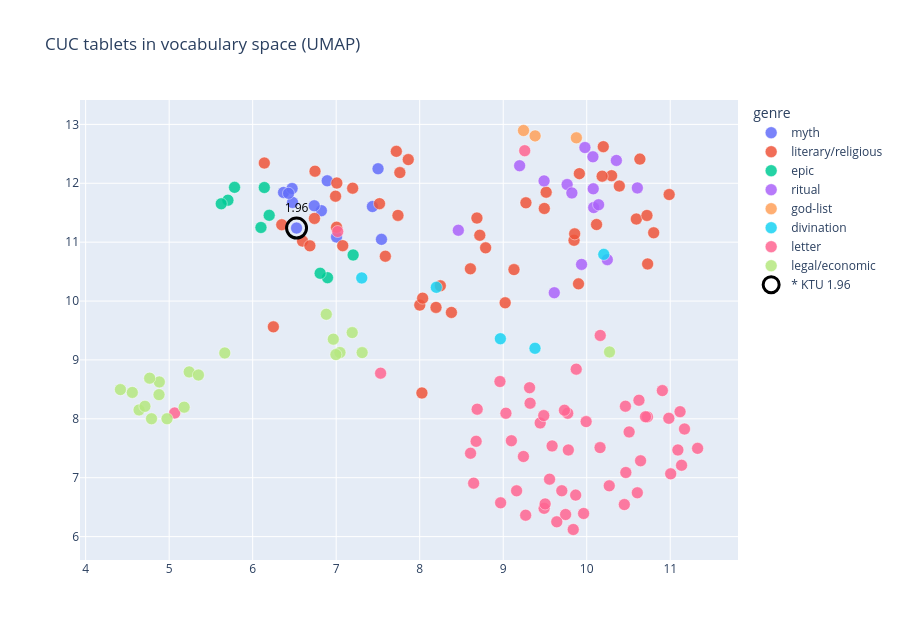

The cell this chart's notebook holds for it:
### Markdown cell above
## Visualizing the Map in 2D
Colours are the genres. Do they land in separate regions on their own?

### Code cell
# ✍️ Spotlight one tablet — change this and re-run THIS cell.
# Refer to a tablet by KTU number, excavation (RS) number, or part of its title:
#   "KTU 1.96"   "RS 3.341"   "1.4"   "Baal"   "letter"
HIGHLIGHT = "KTU 1.96"   # contested genre: filed as "myth", but maybe an evil-eye charm — see the note below

import plotly.express as px

df = cuc_frame(sample, x=xy[:, 0], y=xy[:, 1])
fig = px.scatter(df, x="x", y="y", color="genre",
                 title=f"CUC tablets in vocabulary space ({METHOD})",
                 **hover_config())
fig.update_traces(marker=dict(size=12, opacity=0.85, line=dict(width=0.5, color="white")))
fig.update_layout(height=640, legend_title_text="genre", xaxis_title="", yaxis_title="")
spotlight(fig, df, HIGHLIGHT)
fig.show()

### Figure 1 — Plotly figure (JSON) as saved in the notebook; plotly's stock layout.template omitted (floating-point values rounded to 4 significant figures; data arrays with more than 128 entries replaced by an {"elided": "..."} marker saying what was removed)
{"data": [{"customdata": [["Baal Myth First Tablet", "myth", "myth", 468, "KTU 1.1 II 1: [ḥšk . ʿṣk . ʿbṣk . ʿ]my . pʿnk<br>KTU 1.1 II 2: [tlsmn . ʿmy . twt]ḥ . išdk<br>KTU 1.1 II 3: [tk . ḫršn]r . [t]ḥmk . w št"], ["Baal Myth Second Tablet", "myth", "myth", 872, "KTU 1.2 I 1: x<br>KTU 1.2 I 2: k ṯb . x<br>KTU 1.2 I 3: at . ypʿt . b a"], ["Baal Myth Third Tablet", "myth", "myth", 1175, "KTU 1.3 I 1: al . tġl[ . ]bd[xxxxx]<br>KTU 1.3 I 2: p rdmn . ʿbd . ali[yn]<br>KTU 1.3 I 3: bʿl . sid . zbl . bʿl"], ["Baal Myth Fourth Tablet", "myth", "myth", 1622, "KTU 1.4 I 1: <br>KTU 1.4 I 2: y<br>KTU 1.4 I 3: "], ["Baal Myth Fifth Tablet", "myth", "myth", 665, "KTU 1.5 I 1: k tmḫṣ . ltn . bṯn . brḥ<br>KTU 1.5 I 2: tkly . bṯn . ʿqltn . š<br>KTU 1.5 I 3: šlyṭ . d . šbʿt . rašm"], ["Baal Myth Sixth Tablet", "myth", "myth", 1008, "KTU 1.6 I 1: l bʿl<br>KTU 1.6 I 2: ġr . b abn . td . psltm[ . b] [yʿr]<br>KTU 1.6 I 3: thdy . lḥm . w dqn . t[ṯ]l[ṯ]"], ["Shachar and Shalim and the Gracious Gods", "myth", "myth", 532, "KTU 1.23 I 1: iqra . ilm . nʿ[mm]<br>KTU 1.23 I 2: w ysmm . bn . šp<br>KTU 1.23 I 3: ytnm . qrt . l ʿly"], ["Nikkal and the Kotharat", "myth", "myth", 222, "KTU 1.24 I 1: ašr . nkl w ib . <br>KTU 1.24 I 2: ḫrḫb . mlk . qẓ . ḫrḫb . m<br>KTU 1.24 I 3: lk . aġzt . b srr . špš"], ["Myth", "myth", "myth", 141, "KTU 1.92 I 1: d ṯbil<br>KTU 1.92 I 2: ʿṯtrt ṣwd[t]<br>KTU 1.92 I 3: tlk b mdbr"], ["Incantation against Evil Eye", "myth", "myth", 58, "KTU 1.96 I 1: ʿnn . hlkt . w šnwt<br>KTU 1.96 I 2: tp . aḫh . k nʿm . aḫh . xxx<br>KTU 1.96 I 3: k ysmsm . tspi . širh"], ["Snake Bite Incantation", "myth", "myth", 481, "KTU 1.100 I 1: um . pḥl . pḥlt . bt . ʿn . bt . abn . bt . šmm . w thm<br>KTU 1.100 I 2: qrit . l špš . umh . špš . um . ql . bl . ʿm<br>KTU 1.100 I 3: il . mbk nhrm . b ʿdt . thmtm"], ["Incantation for Medical Treatment", "myth", "myth", 160, "KTU 1.114 I 1: il dbḥ . b bth . mṣd . ṣd . b qrb<br>KTU 1.114 I 2: hklh . ṣḥ . l qṣ . ilm . tlḥmn<br>KTU 1.114 I 3: ilm . w tštn . tštn ynʿd šbʿ"]], "hovertemplate": "<b>%{hovertext}</b><br><br>Genre=%{customdata[1]}<br>Title=%{customdata[0]}<br>KTU genre=%{customdata[2]}<br>Words=%{customdata[3]}<br>Text=%{customdata[4]}<extra></extra>", "hovertext": ["KTU 1.1", "KTU 1.2", "KTU 1.3", "KTU 1.4", "KTU 1.5", "KTU 1.6", "KTU 1.23", "KTU 1.24", "KTU 1.92", "KTU 1.96", "KTU 1.100", "KTU 1.114"], "legendgroup": "myth", "marker": {"color": "#636efa", "line": {"color": "white", "width": 0.5}, "opacity": 0.85, "size": 12, "symbol": "circle"}, "mode": "markers", "name": "myth", "orientation": "v", "showlegend": true, "type": "scatter", "x": [6.893, 6.37, 6.823, 7.004, 6.478, 6.472, 7.542, 6.429, 6.737, 6.525, 7.434, 7.501], "xaxis": "x", "y": [12.04, 11.84, 11.53, 11.09, 11.67, 11.91, 11.05, 11.83, 11.62, 11.24, 11.6, 12.25], "yaxis": "y"}, {"customdata": {"elided": "48x5 mixed values"}, "hovertemplate": "<b>%{hovertext}</b><br><br>Genre=%{customdata[1]}<br>Title=%{customdata[0]}<br>KTU genre=%{customdata[2]}<br>Words=%{customdata[3]}<br>Text=%{customdata[4]}<extra></extra>", "hovertext": ["KTU 1.7", "KTU 1.27", "KTU 1.45", "KTU 1.48", "KTU 1.49", "KTU 1.50", "KTU 1.65", "KTU 1.67", "KTU 1.69", "KTU 1.71", "KTU 1.72", "KTU 1.73", "KTU 1.79", "KTU 1.81", "KTU 1.82", "KTU 1.83", "KTU 1.84", "KTU 1.85", "KTU 1.86", "KTU 1.90", "KTU 1.91", "KTU 1.94", "KTU 1.97", "KTU 1.101", "KTU 1.104", "KTU 1.107", "KTU 1.108", "KTU 1.111", "KTU 1.113", "KTU 1.115", "KTU 1.116", "KTU 1.117", "KTU 1.126", "KTU 1.127", "KTU 1.133", "KTU 1.136", "KTU 1.139", "KTU 1.147", "KTU 1.149", "KTU 1.162", "KTU 1.166", "KTU 1.169", "KTU 1.171", "KTU 1.172", "KTU 1.173", "KTU 1.175", "KTU 1.176", "KTU 1.179"], "legendgroup": "literary/religious", "marker": {"color": "#EF553B", "line": {"color": "white", "width": 0.5}, "opacity": 0.85, "size": 12, "symbol": "circle"}, "mode": "markers", "name": "literary/religious", "orientation": "v", "showlegend": true, "type": "scatter", "x": [6.992, 9.514, 8.027, 9.272, 10.12, 9.848, 7.863, 9.129, 8.789, 8.247, 8.001, 9.856, 8.685, 9.492, 6.348, 6.746, 8.72, 8.195, 8.38, 9.901, 6.248, 7.589, 8.035, 7.008, 9.023, 7.519, 7.763, 10.59, 7.72, 10.39, 10.8, 7.197, 10.3, 10.99, 6.597, 10.72, 10.64, 7.078, 10.73, 9.912, 6.14, 7.005, 10.18, 7.74, 10.2, 8.607, 6.74, 6.685], "xaxis": "x", "y": [11.78, 11.85, 8.439, 11.67, 11.3, 11.03, 12.4, 10.53, 10.9, 10.26, 9.931, 11.14, 11.41, 11.57, 11.3, 12.2, 11.12, 9.892, 9.806, 10.29, 9.562, 10.76, 10.05, 12.0, 9.97, 11.65, 12.18, 11.39, 12.54, 11.95, 11.16, 11.92, 12.13, 11.81, 11.02, 11.45, 12.41, 10.94, 10.63, 12.16, 12.34, 11.25, 12.12, 11.45, 12.62, 10.55, 11.4, 10.94], "yaxis": "y"}, {"customdata": [["Keret Legend First Tablet", "epic", "epic", 1054, "KTU 1.14 I 1: l krt<br>KTU 1.14 I 2: [xxxx] . mlk<br>KTU 1.14 I 3: [xxxxx]m . k"], ["Keret Legend Second Tablet", "epic", "epic", 449, "KTU 1.15 I 1: rġb . yd . mṯkt<br>KTU 1.15 I 2: mẓma . yd . mṯkt<br>KTU 1.15 I 3: tṯṯkrnn . ʿbdn"], ["Kirta Legend", "epic", "epic", 928, "KTU 1.16 I 1: l krt<br>KTU 1.16 I 2: k klb . b btk . nʿtq . k inr<br>KTU 1.16 I 3: ap . ḫštk . ap . ab . ik mtm"], ["Aqhat Legend First Tablet", "epic", "epic", 1000, "KTU 1.17 I 1: [dnil . mt . rp]i . apnk . [u]zr<br>KTU 1.17 I 2: [ilm . dnil . ]uzr . ilm . ylḥm . <br>KTU 1.17 I 3: [uzr . yšqy . ]bn . qdš . yd"], ["Aqhat Legend", "epic", "epic", 358, "KTU 1.18 I 1: [xxxxxxxxxxxxxxxxxxx]<br>KTU 1.18 I 2: [xxxxxxxxxxxxxxxxxxx]<br>KTU 1.18 I 3: [xxxxxxxxxxxxxxxxxxx]"], ["Aqhat Legend Third Tablet", "epic", "epic", 1151, "KTU 1.19 I 1: [l] aqht<br>KTU 1.19 I 2: tkrb . x[xxxxx]x . l qrb[ . q]mdym . <br>KTU 1.19 I 3: tql . ʿ[nt] [xxxxxx]xlb . tṯbr"], ["Rapiuma Legend", "epic", "epic", 88, "KTU 1.20 I 1: [r]pum . tdbḥn<br>KTU 1.20 I 2: bʿd . ilnym<br>KTU 1.20 I 3:  . km tmtm"], ["Rapiuma Legend", "epic", "epic", 54, "KTU 1.21 II 1: mrzʿy . lk bty<br>KTU 1.21 II 2: [b]ty . aṣḥkm . iqra<br>KTU 1.21 II 3: [h]kly . aṯrh . rpum"], ["Rapiuma Legend", "epic", "epic", 249, "KTU 1.22 I 1: šmrn . xx<br>KTU 1.22 I 2: h . hn bnk . hn x<br>KTU 1.22 I 3: bn bn . aṯrk . hn[ . ]ġz[r] [xx]xd"]], "hovertemplate": "<b>%{hovertext}</b><br><br>Genre=%{customdata[1]}<br>Title=%{customdata[0]}<br>KTU genre=%{customdata[2]}<br>Words=%{customdata[3]}<br>Text=%{customdata[4]}<extra></extra>", "hovertext": ["KTU 1.14", "KTU 1.15", "KTU 1.16", "KTU 1.17", "KTU 1.18", "KTU 1.19", "KTU 1.20", "KTU 1.21", "KTU 1.22"], "legendgroup": "epic", "marker": {"color": "#00cc96", "line": {"color": "white", "width": 0.5}, "opacity": 0.85, "size": 12, "symbol": "circle"}, "mode": "markers", "name": "epic", "orientation": "v", "showlegend": true, "type": "scatter", "x": [6.896, 6.808, 7.203, 6.099, 6.198, 6.139, 5.703, 5.783, 5.624], "xaxis": "x", "y": [10.4, 10.47, 10.78, 11.25, 11.46, 11.93, 11.71, 11.93, 11.65], "yaxis": "y"}, {"customdata": [["List of offerings with names of gods", "ritual", "ritual", 140, "KTU 1.39 I 1: dqt . ṯʿ . ynt . ṯʿm . dqt . ṯʿm<br>KTU 1.39 I 2: mtntm w kbd . alp . š . l il<br>KTU 1.39 I 3: gdlt . ilhm . kṯkmn . w šnm . dqt"], ["Expiatory Ritual", "ritual", "ritual", 436, "KTU 1.40 I 1: w npy<br>KTU 1.40 I 2: [w] npy . u[grt]<br>KTU 1.40 I 3: y . ulp . "], ["Vintage Ritual", "ritual", "ritual", 346, "KTU 1.41 I 1: b yrḫ . [riš] [yn . b] [ym . ḥdṯ]<br>KTU 1.41 I 2: šmtr . [uṯkl . l] [il . šlmm]<br>KTU 1.41 I 3: b ṯlṯṯ ʿ[šrt . yrtḫṣ . mlk . brr]"], ["Palace Ritual Sacrifice", "ritual", "ritual", 118, "KTU 1.43 I 1: k tʿrb . ʿṯtrt . ḫr . gb<br>KTU 1.43 I 2: bt mlk . ʿšr . ʿšr . b gb . bt . ilm<br>KTU 1.43 I 3: kbkbm . x trmt . "], ["Ritual Purification", "ritual", "ritual", 131, "KTU 1.46 I 1: [b] [ym] [ḥd]ṯ . slḫ . npš . ṯʿ w[ṯn] kbdm<br>KTU 1.46 I 2: [šl]mm . ṯn šm . w alp . l[dg]n<br>KTU 1.46 I 3: š . il š . bʿl š . dgn š"], ["A list of sacrifices beginning with the month Ra'shu-yeni", "ritual", "ritual", 348, "KTU 1.87 I 1: [b] [y]rḫ . rišyn . b ym . ḥdṯ<br>KTU 1.87 I 2: [šmt]r . uṯlkl . l il . šlmm<br>KTU 1.87 I 3: b[ṯlṯt] . ʿšrt . yrtḥṣ . mlk"], ["A list of sacrifices", "ritual", "ritual", 111, "KTU 1.105 I 1: [b] ġb . ršp mhbn š<br>KTU 1.105 I 2: šrp . w ṣp ḫršḫ<br>KTU 1.105 I 3: ʿlm . b ġb ḫyr"], ["A list of sacrifices", "ritual", "ritual", 122, "KTU 1.106 I 1: l ršp . ḥgb . ʿṣrm<br>KTU 1.106 I 2: l inš . ilm . šrp<br>KTU 1.106 I 3: ydbil . gdlt . ya"], ["List of Sacrifices", "ritual", "ritual", 170, "KTU 1.109 I 1: b arbʿt . ʿšr[t]<br>KTU 1.109 I 2: yrtḥṣ . mlk . b[rr]<br>KTU 1.109 I 3: b ym . mlat"], ["List of Sacrifices", "ritual", "ritual", 149, "KTU 1.112 I 1: b yrḫ . ḫy[r . b] [ym]<br>KTU 1.112 I 2: ḥdṯ . ḫḏrġl . x[xxx]<br>KTU 1.112 I 3: ṯn šm . ḫmnh . w ṯql"], ["Ritual Calendar for the Month of Ibaalat and Another Month and a Prayer for Ugarit under Siege", "ritual", "ritual", 176, "KTU 1.119 I 1: b yrḫ . ibʿlt . b ym[ . ]šbʿ<br>KTU 1.119 I 2: š . l bʿl . rʿkt . b[xx] [xxx] [xx]<br>KTU 1.119 I 3: w bt . bʿl . ugrt[ . xx] . š[xx]y"], ["A list of sacrifices", "ritual", "ritual", 93, "KTU 1.130 I 1: x<br>KTU 1.130 I 2: [l] š x<br>KTU 1.130 I 3: l bʿl š"], ["Offerings to Hurrian gods", "ritual", "ritual", 74, "KTU 1.132 I 1: b tšʿ ʿšrh<br>KTU 1.132 I 2: trbd . ʿrš[ . ]pd<br>KTU 1.132 I 3: ry . b bt . mlk"], ["Royal Funerary Text", "ritual", "ritual", 134, "KTU 1.161 I 1: spr . dbḥ . ẓlm<br>KTU 1.161 I 2: qritm . rpim . a[rṣ]<br>KTU 1.161 I 3: qbitm . qbṣ . dd[n]"], ["KTU 1.168", "ritual", "ritual", 54, "KTU 1.168 I 1: [i]d . yph . mlk . ršp . <br>KTU 1.168 I 2: ḥgb . ap . w npš<br>KTU 1.168 I 3: ksp . w ḫrṣ . kmm"]], "hovertemplate": "<b>%{hovertext}</b><br><br>Genre=%{customdata[1]}<br>Title=%{customdata[0]}<br>KTU genre=%{customdata[2]}<br>Words=%{customdata[3]}<br>Text=%{customdata[4]}<extra></extra>", "hovertext": ["KTU 1.39", "KTU 1.40", "KTU 1.41", "KTU 1.43", "KTU 1.46", "KTU 1.87", "KTU 1.105", "KTU 1.106", "KTU 1.109", "KTU 1.112", "KTU 1.119", "KTU 1.130", "KTU 1.132", "KTU 1.161", "KTU 1.168"], "legendgroup": "ritual", "marker": {"color": "#ab63fa", "line": {"color": "white", "width": 0.5}, "opacity": 0.85, "size": 12, "symbol": "circle"}, "mode": "markers", "name": "ritual", "orientation": "v", "showlegend": true, "type": "scatter", "x": [10.35, 8.462, 9.765, 9.938, 9.978, 10.08, 10.08, 10.14, 10.07, 9.489, 9.197, 9.822, 10.61, 9.611, 10.25], "xaxis": "x", "y": [12.39, 11.2, 11.98, 10.62, 12.61, 11.59, 11.91, 11.63, 12.45, 12.04, 12.3, 11.84, 11.92, 10.14, 10.7], "yaxis": "y"}, {"customdata": [["Pantheon list of gods of Ugarit", "god-list", "god-list", 43, "KTU 1.47 I 1: il . ṣpn<br>KTU 1.47 I 2: ilib<br>KTU 1.47 I 3: il"], ["List (gods), list (names)", "god-list", "god-list", 34, "KTU 1.102 I 1: il bt<br>KTU 1.102 I 2: ušḫry<br>KTU 1.102 I 3: ym . bʿl"], ["Deity List", "god-list", "god-list", 40, "KTU 1.118 I 1: ilidb<br>KTU 1.118 I 2: il<br>KTU 1.118 I 3: dgn"]], "hovertemplate": "<b>%{hovertext}</b><br><br>Genre=%{customdata[1]}<br>Title=%{customdata[0]}<br>KTU genre=%{customdata[2]}<br>Words=%{customdata[3]}<br>Text=%{customdata[4]}<extra></extra>", "hovertext": ["KTU 1.47", "KTU 1.102", "KTU 1.118"], "legendgroup": "god-list", "marker": {"color": "#FFA15A", "line": {"color": "white", "width": 0.5}, "opacity": 0.85, "size": 12, "symbol": "circle"}, "mode": "markers", "name": "god-list", "orientation": "v", "showlegend": true, "type": "scatter", "x": [9.382, 9.876, 9.243], "xaxis": "x", "y": [12.8, 12.77, 12.9], "yaxis": "y"}, {"customdata": [["Malformed Animal Fetuses", "divination", "divination", 333, "KTU 1.103 I 1: ṯknt ṣin . [k] [t]ld at . abn . madtn tqln b ḥwt<br>KTU 1.103 I 2: ʿlh nḥ[š . ]yaṯr yld . bhmth tʿṭpn<br>KTU 1.103 I 3: gm šš[xx . rġ]bn ykn b ḥwt"], ["Protocol for Necromancy", "divination", "divination", 64, "KTU 1.124 I 1: k ymġy . adn<br>KTU 1.124 I 2: ilm . rbm . ʿm dtn<br>KTU 1.124 I 3: w yšal . mṯpẓ . yld"], ["Omen (shumma izbu)", "divination", "divination", 31, "KTU 1.140 I 1: k t[ld] [aṯt]<br>KTU 1.140 I 2: ḥw[t]<br>KTU 1.140 I 3: k tld[aṯt]"], ["KTU 1.163", "divination", "divination", 81, "KTU 1.163 I 1: [hm . xxxxxxxx]x . l x[xxxx]xx . bhm[tn . ]tḫlq<br>KTU 1.163 I 2: [hm . yrḫ] [xxx] . b ḥdṯ yrḫ . bnšm<br>KTU 1.163 I 3: [xxxxxxxx]n . thbẓn"], ["KTU 1.164", "divination", "divination", 74, "KTU 1.164 I 1: id . ydbḥ . mlk b ḫmn<br>KTU 1.164 I 2: [xx]ś[x] . w šinm . l yšt<br>KTU 1.164 I 3: [i]d . ydbḥ . mlk . l ilib"]], "hovertemplate": "<b>%{hovertext}</b><br><br>Genre=%{customdata[1]}<br>Title=%{customdata[0]}<br>KTU genre=%{customdata[2]}<br>Words=%{customdata[3]}<br>Text=%{customdata[4]}<extra></extra>", "hovertext": ["KTU 1.103", "KTU 1.124", "KTU 1.140", "KTU 1.163", "KTU 1.164"], "legendgroup": "divination", "marker": {"color": "#19d3f3", "line": {"color": "white", "width": 0.5}, "opacity": 0.85, "size": 12, "symbol": "circle"}, "mode": "markers", "name": "divination", "orientation": "v", "showlegend": true, "type": "scatter", "x": [9.38, 8.199, 8.966, 7.306, 10.2], "xaxis": "x", "y": [9.197, 10.23, 9.36, 10.39, 10.79], "yaxis": "y"}, {"customdata": {"elided": "54x5 mixed values"}, "hovertemplate": "<b>%{hovertext}</b><br><br>Genre=%{customdata[1]}<br>Title=%{customdata[0]}<br>KTU genre=%{customdata[2]}<br>Words=%{customdata[3]}<br>Text=%{customdata[4]}<extra></extra>", "hovertext": ["KTU 2.3", "KTU 2.4", "KTU 2.10", "KTU 2.11", "KTU 2.13", "KTU 2.14", "KTU 2.16", "KTU 2.17", "KTU 2.21", "KTU 2.23", "KTU 2.26", "KTU 2.30", "KTU 2.31", "KTU 2.32", "KTU 2.33", "KTU 2.34", "KTU 2.35", "KTU 2.36", "KTU 2.38", "KTU 2.39", "KTU 2.40", "KTU 2.41", "KTU 2.42", "KTU 2.44", "KTU 2.46", "KTU 2.47", "KTU 2.49", "KTU 2.50", "KTU 2.62", "KTU 2.63", "KTU 2.64", "KTU 2.68", "KTU 2.70", "KTU 2.71", "KTU 2.72", "KTU 2.73", "KTU 2.77", "KTU 2.82", "KTU 2.84", "KTU 2.85", "KTU 2.86", "KTU 2.87", "KTU 2.88", "KTU 2.89", "KTU 2.90", "KTU 2.97", "KTU 2.98", "KTU 2.99", "KTU 2.100", "KTU 2.101", "KTU 2.103", "KTU 2.104", "KTU 2.107", "KTU 2.108"], "legendgroup": "letter", "marker": {"color": "#FF6692", "line": {"color": "white", "width": 0.5}, "opacity": 0.85, "size": 12, "symbol": "circle"}, "mode": "markers", "name": "letter", "orientation": "v", "showlegend": true, "type": "scatter", "x": [9.322, 9.993, 9.242, 10.45, 9.963, 8.969, 9.747, 10.73, 9.555, 11.12, 5.066, 9.702, 9.443, 9.585, 10.51, 9.641, 10.7, 9.033, 9.16, 8.688, 11.17, 9.485, 10.46, 9.258, 9.269, 9.874, 10.91, 10.64, 8.961, 10.16, 11.33, 10.61, 11.01, 9.49, 9.502, 9.316, 10.63, 7.532, 7.018, 9.868, 11.14, 8.676, 9.098, 10.47, 9.772, 11.09, 10.98, 10.16, 9.838, 10.27, 8.609, 8.646, 9.78, 9.733], "xaxis": "x", "y": [8.265, 7.953, 7.36, 6.544, 6.393, 6.573, 6.375, 8.033, 6.976, 8.121, 8.099, 6.778, 7.931, 7.54, 7.778, 6.251, 8.035, 8.095, 6.777, 8.163, 7.827, 8.055, 8.214, 12.55, 6.363, 8.844, 8.479, 7.287, 8.633, 7.511, 7.499, 6.744, 7.066, 6.481, 6.555, 8.528, 8.315, 8.775, 11.18, 6.704, 7.211, 7.618, 7.628, 7.089, 8.096, 7.471, 8.009, 9.416, 6.121, 6.862, 7.416, 6.908, 7.471, 8.146], "yaxis": "y"}, {"customdata": [["work copy of treaty of Niqmaddu of Ugarit with the Hittites", "legal/economic", "legal/economic", 143, "KTU 3.1 I 1: <br>KTU 3.1 I 2: ʿm<br>KTU 3.1 I 3: mġ[y]"], ["Royal grant of property (Schenkungsurkunde)", "legal/economic", "legal/economic", 53, "KTU 3.2 I 1: l ym . hnd<br>KTU 3.2 I 2: ʿmṯtmr<br>KTU 3.2 I 3: bn . nqmpʿ"], ["Multiple guarantee on behalf of an individual", "legal/economic", "legal/economic", 31, "KTU 3.3 I 1: spr . ʿrbnm<br>KTU 3.3 I 2: dt . ʿrb<br>KTU 3.3 I 3: b . mtn . bn . ayaḫ"], ["Record of redemption of unt obligation", "legal/economic", "legal/economic", 50, "KTU 3.4 I 1: l . ym hnd<br>KTU 3.4 I 2: iwrkl . pdy<br>KTU 3.4 I 3: agdn . bn . nwgn"], ["Royal grant of property (Schenkungsurkunde)", "legal/economic", "legal/economic", 63, "KTU 3.5 I 1: l ym . hnd<br>KTU 3.5 I 2: ʿmṯtmr . bn<br>KTU 3.5 I 3: nqmpʿ . mlk"], ["List (persons entering into the contractual obligation called unt )", "legal/economic", "legal/economic", 48, "KTU 3.7 I 1: mṣry . d . ʿrb . b . unṯ<br>KTU 3.7 I 2: bn . qrrn . mḏrġl<br>KTU 3.7 I 3: bn . tran . mḏrġl"], ["Multiple guarantee on behalf of two individuals", "legal/economic", "legal/economic", 40, "KTU 3.8 I 1: tldn<br>KTU 3.8 I 2: ṯrkn<br>KTU 3.8 I 3: kli"], ["[Varia 14], Marzeah Text", "legal/economic", "legal/economic", 45, "KTU 3.9 I 1: mrzḥ<br>KTU 3.9 I 2: d qny<br>KTU 3.9 I 3: šmmn"], ["KTU 3.10", "legal/economic", "legal/economic", 73, "KTU 3.10 I 1: spxrn . mnḥ . dbd . mnny<br>KTU 3.10 I 2: mit . ksp . ʿl . bn . rqdn<br>KTU 3.10 I 3: ʿšrt . ksp . ʿl . śzn . ḫbty"], ["KTU 3.12", "legal/economic", "legal/economic", 43, "KTU 3.12 I 1: l . yiḫd ṣṭqšlm<br>KTU 3.12 I 2: b unṯ . km . špš<br>KTU 3.12 I 3: d brt . kmt . "], ["KTU 3.13", "legal/economic", "legal/economic", 109, "KTU 3.13 I 1: xxx . rušy . ṯmnym . ksp . ḫmšt<br>KTU 3.13 I 2: w . arbʿ . kkr . ʿl . bn . xx<br>KTU 3.13 I 3: w . ṯlṯ . šmn . "], ["KTU 3.16", "legal/economic", "legal/economic", 39, "KTU 3.16 I 1: xxx<br>KTU 3.16 I 2:  . ʿl . ṯnyx<br>KTU 3.16 I 3: [yr]ḫ . ḫyr . bth . a"], ["KTU 3.20", "legal/economic", "legal/economic", 31, "KTU 3.20 I 1: rišym . dt . ʿrb<br>KTU 3.20 I 2: b . bnšhm<br>KTU 3.20 I 3: ḏmry . w . pṯpṯ . ʿrb"], ["KTU 3.21", "legal/economic", "legal/economic", 48, "KTU 3.21 I 1: [ṯl]ṯm . ksp . ʿl<br>KTU 3.21 I 2: [b]n . bly . gbʿly<br>KTU 3.21 I 3: [y]pḥ . annṯb"], ["Legal; a series of debt notes with witnesses involved; record, quantities of silver and tools owed by individuals (formerly KTU2 4.632)", "legal/economic", "legal/economic", 54, "KTU 3.23 I 1: ḫmšt . ʿšr[t]<br>KTU 3.23 I 2: ksp . ʿl . agd[ṯ]b<br>KTU 3.23 I 3: w nit w mʿṣd"], ["KTU 3.28", "legal/economic", "legal/economic", 54, "KTU 3.28 I 1: arbʿm<br>KTU 3.28 I 2: ksp[ . ] ʿl . uln<br>KTU 3.28 I 3: miḫdy . ypḥ"], ["KTU 3.29", "legal/economic", "legal/economic", 60, "KTU 3.29 I 1: arbʿm . ksp<br>KTU 3.29 I 2: w . ḫlpn<br>KTU 3.29 I 3: ʿl . uln"], ["KTU 3.30", "legal/economic", "legal/economic", 61, "KTU 3.30 I 1: spr . ksp<br>KTU 3.30 I 2: mnny<br>KTU 3.30 I 3: ṯṯm . ksp"], ["KTU 3.32", "legal/economic", "legal/economic", 89, "KTU 3.32 I 1: l . ym . hnd<br>KTU 3.32 I 2: l . pn . ʿmṯtmr<br>KTU 3.32 I 3: bn . nqmpʿ"], ["KTU 3.33", "legal/economic", "legal/economic", 54, "KTU 3.33 I 1: ġr . agny<br>KTU 3.33 I 2: d . ptḥ . ybnn<br>KTU 3.33 I 3: yd . ʿpsh"]], "hovertemplate": "<b>%{hovertext}</b><br><br>Genre=%{customdata[1]}<br>Title=%{customdata[0]}<br>KTU genre=%{customdata[2]}<br>Words=%{customdata[3]}<br>Text=%{customdata[4]}<extra></extra>", "hovertext": ["KTU 3.1", "KTU 3.2", "KTU 3.3", "KTU 3.4", "KTU 3.5", "KTU 3.7", "KTU 3.8", "KTU 3.9", "KTU 3.10", "KTU 3.12", "KTU 3.13", "KTU 3.16", "KTU 3.20", "KTU 3.21", "KTU 3.23", "KTU 3.28", "KTU 3.29", "KTU 3.30", "KTU 3.32", "KTU 3.33"], "legendgroup": "legal/economic", "marker": {"color": "#B6E880", "line": {"color": "white", "width": 0.5}, "opacity": 0.85, "size": 12, "symbol": "circle"}, "mode": "markers", "name": "legal/economic", "orientation": "v", "showlegend": true, "type": "scatter", "x": [10.27, 7.045, 5.24, 6.997, 6.965, 5.35, 4.882, 4.416, 4.639, 7.311, 5.179, 4.789, 5.666, 4.766, 4.974, 4.878, 4.558, 4.71, 7.192, 6.881], "xaxis": "x", "y": [9.136, 9.126, 8.797, 9.091, 9.353, 8.744, 8.627, 8.496, 8.151, 9.124, 8.198, 8.001, 9.118, 8.69, 8.001, 8.41, 8.448, 8.212, 9.464, 9.775], "yaxis": "y"}, {"hoverinfo": "skip", "marker": {"color": "rgba(0,0,0,0)", "line": {"color": "black", "width": 3}, "size": 20}, "mode": "markers+text", "name": "* KTU 1.96", "showlegend": true, "text": ["1.96"], "textfont": {"color": "black", "size": 12}, "textposition": "top center", "type": "scatter", "x": [6.525], "y": [11.24]}], "layout": {"height": 640, "legend": {"title": {"text": "genre"}, "tracegroupgap": 0}, "title": {"text": "CUC tablets in vocabulary space (UMAP)"}, "xaxis": {"anchor": "y", "domain": [0, 1], "title": {"text": ""}}, "yaxis": {"anchor": "x", "domain": [0, 1], "title": {"text": ""}}}}
